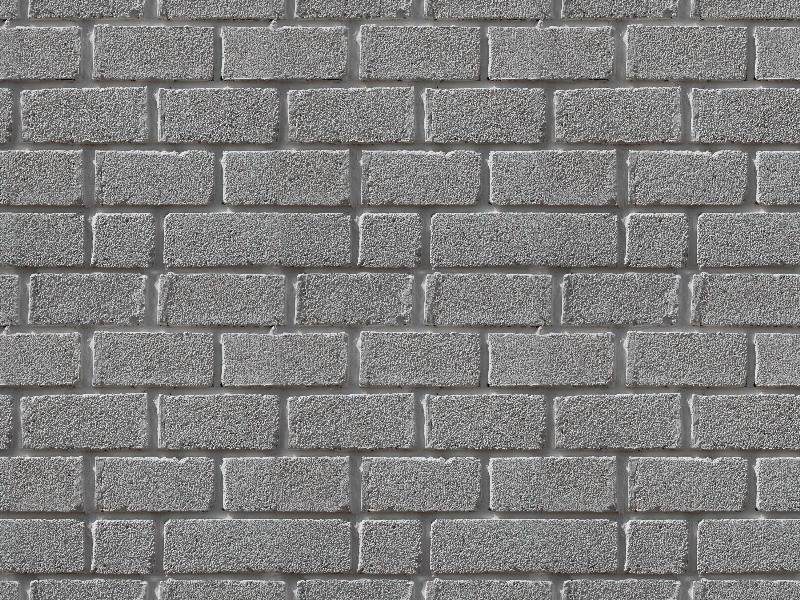
#> input picture ödev07/image4.jpeg, 800 x 600 px, found by its file name
$ jupyter execute cannykiyaslama.ipynb   (older library calls are emulated)
#> lines starting #> are read from the running program, lines starting #| are printed output that depends on the picture
<a href="https://colab.research.google.com/github/hilalkaynarcali/goruntu-isleme/blob/main/cannykiyaslama.ipynb" target="_parent"></a>

[cell 1]
import cv2
import numpy as np
import matplotlib.pyplot as plt
import time

[cell 2]
img = cv2.imread("image4.jpeg", 0)
#> img: shape (600, 800); min 0, max 247, mean 127.2
blur = cv2.GaussianBlur(img, (5, 5), 1)

[cell 3]
t1 = time.time()
canny = cv2.Canny(blur, 100, 200)
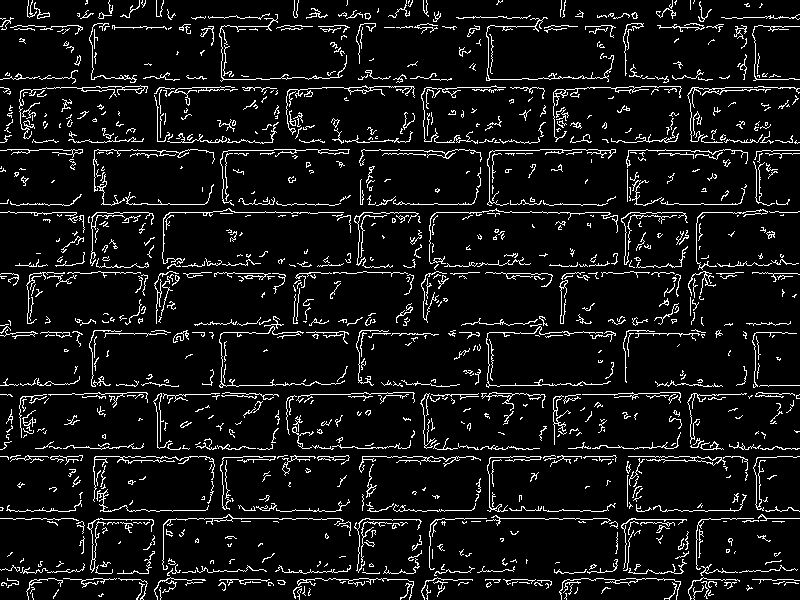
#> canny: shape (600, 800); 7.9% white in thin lines or dots
t2 = time.time()
canny_sure = t2 - t1

[cell 4]
prewitt_x = np.array([[-1, 0, 1],
                      [-1, 0, 1],
                      [-1, 0, 1]])

sobel_x = np.array([[-1, 0, 1],
                    [-2, 0, 2],
                    [-1, 0, 1]])

laplacian = np.array([[0,  1, 0],
                      [1, -4, 1],
                      [0,  1, 0]])

t1 = time.time()
prewitt = np.abs(cv2.filter2D(blur, cv2.CV_64F, prewitt_x))
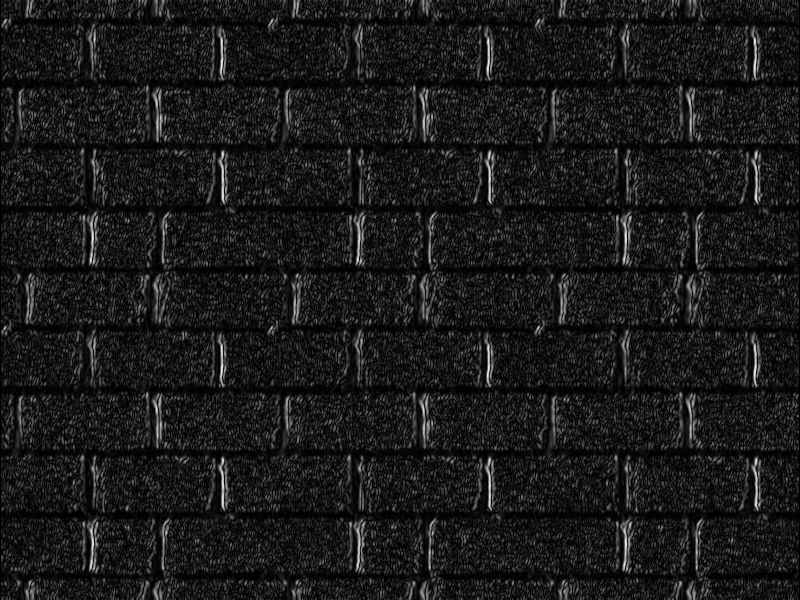
#> prewitt: shape (600, 800) float64; min 0, max 239, mean 25.9
t2 = time.time()
prewitt_sure = t2 - t1

t1 = time.time()
sobel = np.abs(cv2.filter2D(blur, cv2.CV_64F, sobel_x))
t2 = time.time()
sobel_sure = t2 - t1

t1 = time.time()
lap = np.abs(cv2.filter2D(blur, cv2.CV_64F, laplacian))
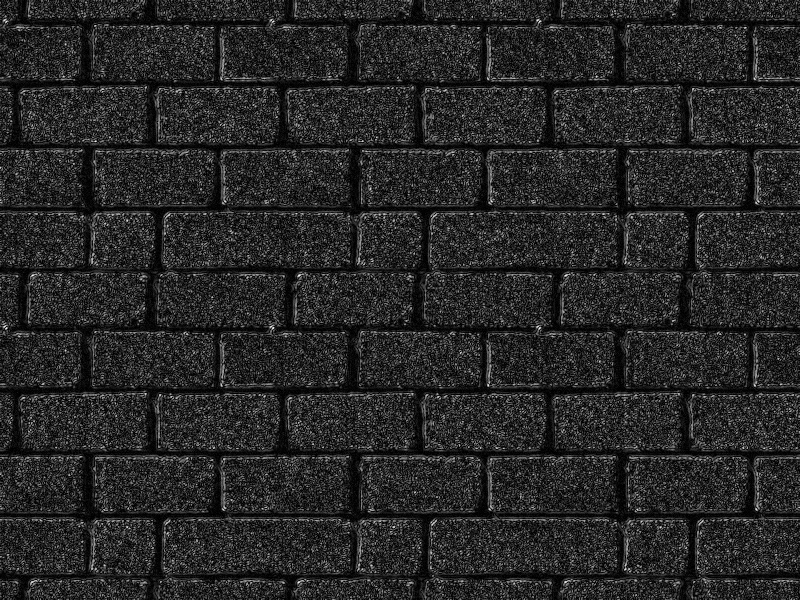
#> lap: shape (600, 800) float64; min 0, max 66, mean 10.2; drawn with min black and max white
t2 = time.time()
lap_sure = t2 - t1

[cell 5]
log = np.array([[0,  0, -1, -1, -1,  0,  0],
                [0, -1, -3, -3, -3, -1,  0],
                [-1, -3,  0,  7,  0, -3, -1],
                [-1, -3,  7, 24,  7, -3, -1],
                [-1, -3,  0,  7,  0, -3, -1],
                [0, -1, -3, -3, -3, -1,  0],
                [0,  0, -1, -1, -1,  0,  0]])

t1 = time.time()
log_sonuc = np.abs(cv2.filter2D(img, cv2.CV_64F, log))
t2 = time.time()
log_sure = t2 - t1

[cell 6]
print("Prewitt :", prewitt_sure)
print("Sobel   :", sobel_sure)
print("Laplacian:", lap_sure)
print("LoG     :", log_sure)
print("Canny   :", canny_sure)

[cell 7]
plt.subplot(2, 3, 1)
plt.imshow(img, cmap="gray")
plt.title("Orijinal")

plt.subplot(2, 3, 2)
plt.imshow(prewitt, cmap="gray")
plt.title("Prewitt")

plt.subplot(2, 3, 3)
plt.imshow(sobel, cmap="gray")
plt.title("Sobel")

plt.subplot(2, 3, 4)
plt.imshow(lap, cmap="gray")
plt.title("Laplacian")

plt.subplot(2, 3, 5)
plt.imshow(log_sonuc, cmap="gray")
plt.title("LoG")

plt.subplot(2, 3, 6)
plt.imshow(canny, cmap="gray")
plt.title("Canny")

plt.show()
